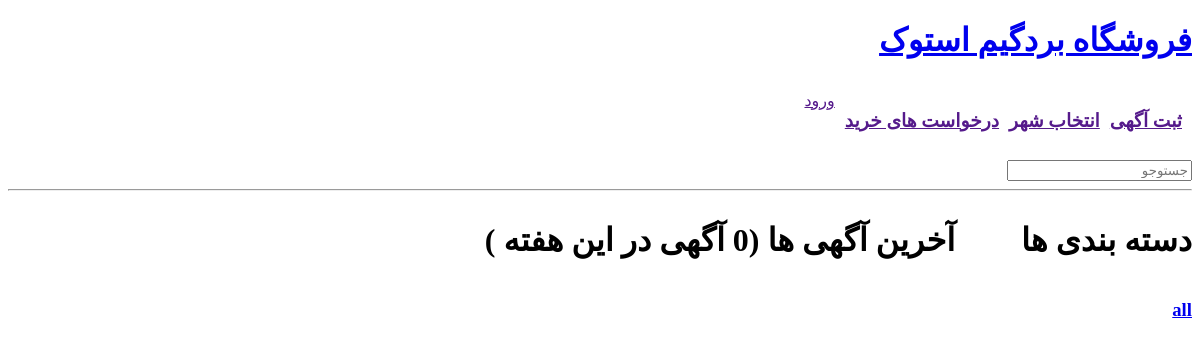
The app's page /, older data.
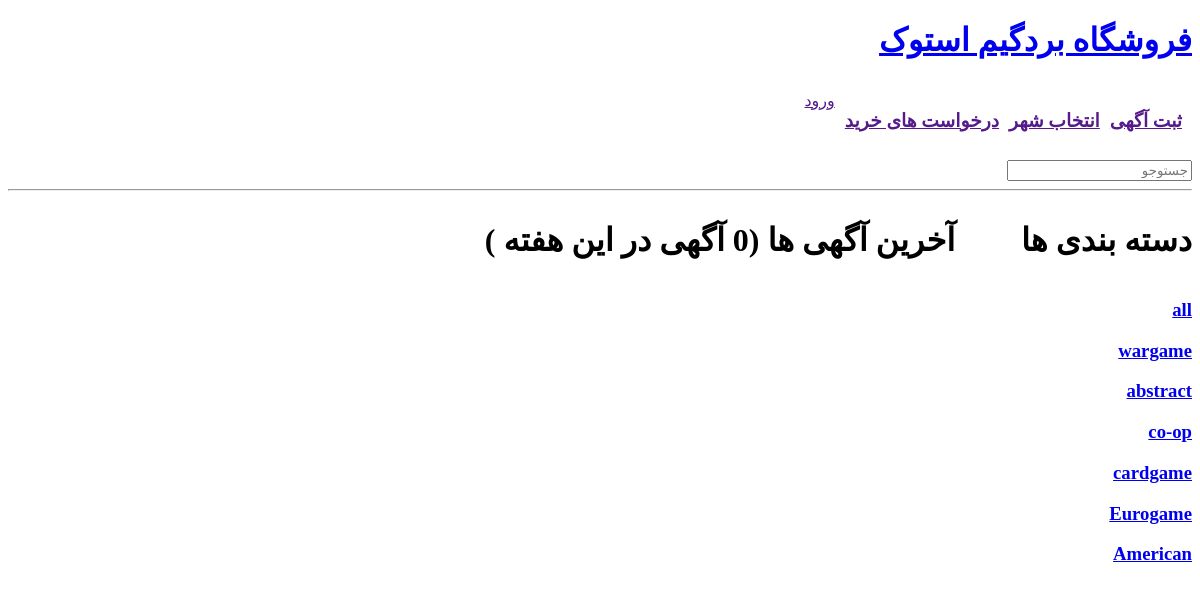
The same page, newer data.
### base/models.py (models this page shows, shortened)
class Topic(models.Model):
    name = models.CharField(max_length=200,null=True)

### base/views.py (the view)
# urls.py: 2. Add a URL to urlpatterns:  path('', views.home, name='home')
def home(request):
    q = request.GET.get('q') if request.GET.get('q') != None else ''
    deals = Deal.objects.filter(Q(stock__topics__name__icontains=q)).distinct()
    topics = Topic.objects.all()
    context = {'deals':deals,'topics':topics}
    return render(request,'base/home.html',context)

### base/templates/base/home.html (shortened to what this page needs)
{% extends 'main.html' %}
{% block content %}
<div class="home-container">
    <h1 dir="rtl" align="right"> آخرین آگهی ها ({{deals.count}} آگهی در این هفته ) </h1>
    <h1 dir="rtl" align="right">دسته بندی ها </h1>
    <div class="grid-container">
    </div>
    <div>
        <a href="{% url 'homeurl' %}?q="><h3 dir="rtl">all</h3></a>
        {% for topic in topics %}
        <a href="{% url 'homeurl' %}?q={{topic.name}}"><h3 dir="rtl">{{topic.name}}</h3></a>
        {% endfor %}
    </div>
</div>
{% endblock %}

### templates/main.html (shortened to what this page needs)
<!DOCTYPE html>
<html lang="en">
<head>
    <link rel="stylesheet" type="text/css" media="screen" href="">
</head>
<body>
    {% include 'navbar.html' %}
    {% block content %}
    {% endblock %}
</body>
</html>

### templates/navbar.html (shortened to what this page needs)
<a href="{% url 'homeurl' %}" dir="rtl"><h1>فروشگاه بردگیم استوک</h1></a>
<div class="navbar-container">
    <a href="" dir="rtl"><h3>ثبت آگهی</h3></a>
    <a href="" dir="rtl"><h3>انتخاب شهر</h3></a>
    <a href="" dir="rtl"><h3>درخواست های خرید</h3></a>
    {% if request.user.is_authenticated %}
    <a href="" dir="rtl"><h3>خروج</h3></a>
    {% else %}
    <a href="" dir="rtl">ورود</a>
    {% endif %}
</div>
<form method="GET" action="{% url 'homeurl' %}" dir="rtl">
    <input type="text" name="q" placeholder="جستوجو" dir="rtl">
</form>
<hr>

### templates/navbar.html (style rules this page uses)
.navbar-container { display: flex; flex-direction: row; direction: rtl; gap: 10px; padding: 10px; }

### base/templates/base/home.html (style rules this page uses)
.home-container { display: grid; grid-template-columns: 4fr 1fr; }
.grid-container { display: grid; grid-template-columns: auto auto auto; gap: 10px; padding: 10px; }

Row changes from the older to the newer data that the page shows:
added Topic: name "wargame"
added Topic: name "abstract"
added Topic: name "co-op"
added Topic: name "cardgame"
added Topic: name "Eurogame"
added Topic: name "American"
